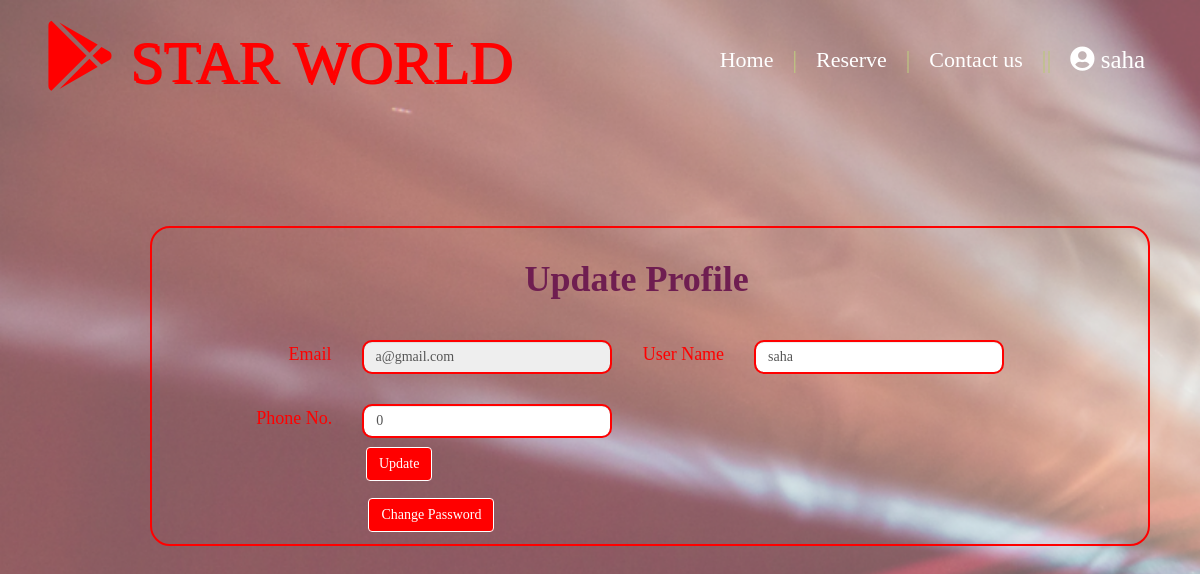
The page /profile.php (signed in) on the database its author committed.
### tables this page shows
CREATE TABLE `customer` (
  `id` int(50) NOT NULL,
  `email` varchar(50) NOT NULL,
  `phn_number` int(20) NOT NULL,
  `password` int(11) NOT NULL,
  `name` varchar(50) NOT NULL,
  `status` varchar(1000) NOT NULL DEFAULT '0',
  `switch` varchar(50) NOT NULL DEFAULT '0'
);

### profile.php (the view, shortened to what this page needs)
<?php
$customer_id=$_SESSION['id'];
$connection=mysqli_connect("localhost" , "root" , "" , "theater");
$query="select * from customer where id='$customer_id' ";
$query1=mysqli_query($connection,$query);
while($row=mysqli_fetch_array($query1))
{
	$email=$row['email'];
	$phone=$row['phn_number'];
	$name=$row['name'];
}
?>
<!DOCTYPE html>
<html>
<head>
    <link rel="stylesheet" href="https://cdnjs.cloudflare.com/ajax/libs/font-awesome/4.7.0/css/font-awesome.min.css">
    <link rel="stylesheet" href="https://maxcdn.bootstrapcdn.com/bootstrap/4.5.2/css/bootstrap.min.css">
	<link rel="stylesheet" href="https://cdnjs.cloudflare.com/ajax/libs/font-awesome/4.7.0/css/font-awesome.min.css">
	<link rel="stylesheet" href="https://use.fontawesome.com/releases/v5.15.4/css/all.css">
	<link rel="stylesheet" href="https://maxcdn.bootstrapcdn.com/bootstrap/3.3.7/css/bootstrap.min.css">
<head>
<body>
<div class="container">
 <div class="row">
	     <div class="col-sm-7">
		     <div class="summit">
		     <i  class="fab fa-google-play" ></i><span class="logo-text">&nbspSTAR WORLD</span>
		 </div>
		 </div>
 <div class="col-sm-5">
    <div class="navbar">
     <a class="menu" href="http://localhost/reservation/welcome.php">Home </a> |
     <a class="menu" href="http://localhost/reservation/reserve.php">Reserve </a>|
     <a class="menu" href="http://localhost/reservation/contact.php">Contact us</a>||
	 <div class="dropdown">
	 <i class="fas fa-user-circle"></i>&nbsp<?php echo $_SESSION['name'];?>
	 </div>
	</div>
</div>
</div>
</div>
<div class="card-body">
<form action="profile_update.php" method="POST">
<h1 class="head"><b>Update Profile</b></h1><br>
<span class="span1"><div class="form-group row">
<label for="email" class="col-md-5 col-form-label text-md-right"><b><h4>Email</h4></b></label>
<div class="col-md-7">
<input type="text"    placeholder="Enter Hare ..." class="form-control" name="email"  value="<?php echo $email ?>"  required disabled>
</div>
</div></span>
<span class="span2"><div class="form-group row">
<label for="name" class="col-md-5 col-form-label text-md-right"><b><h4>User Name</h4></b></label>
<div class="col-md-7">
<input type="text"    placeholder="Enter Hare ..." class="form-control" name="name"  value="<?php echo $name ?>"  required>
</div>
</div></span>
<span class="span3"><div class="form-group row">
<label for="phone" class="col-md-5 col-form-label text-md-right"><b><h4>Phone No.</h4></b></label>
<div class="col-md-7">
<input type="text"    placeholder="Enter Hare ..." class="form-control" name="phone"  value="<?php echo $phone ?>"  required>
</div>
</div></span>
<span class="span7"><div class="form-group row mb-0">
 <div class="col-md-6 offset-md-4">
<button type="submit" name="submit" class="btn btn-primary" >
Update
</button>
</div>
</div></span>
</form>
<form action="" method="POST">
<span class="span8"><div class="form-group row mb-0">
 <div class="col-md-6 offset-md-4">
<button type="submit" name="submit1" value="1" class="btn btn-primary" >
Change Password
</button>
</div>
</div></span>
</form>

### profile.php (style rules this page uses)
body { background-image: url("theater2.png"); font-family:Times, "Times New Roman", Georgia, serif;) background-size: cover; background-repeat:No-repeat; overflow:auto; -webkit-background-size: cover; -moz-background-size: cover; -o-background-size: cover; height:1200px; font-family:Times, "Times New Roman", Georgia, serif; }
.summit { margin-right:-30px; padding-top:20px; }
.navbar { background-color: none; color:#BDC581; margin-top:15px; margin-left:-20px; }
.menu { color:white; float: left; font-size: 18px; text-align: center; padding: 0px 0px; text-decoration: none; font-size:22px; }
.col-sm-5 { margin-left:00px; padding-top:20px; }
.fa-google-play { font-size:70px; color:red; }
.logo-text { color:red; font-size:60px; text-shadow: 2px 2px; padding-bottom:20px; }
.card-body { color:red; margin-top:30px; margin-left:150px; width:1000px; border:2px solid red; margin-top:120px; border-radius:20px; }
.btn-primary { background-color:red; color:white; border:1px solid white; margin-left:-130px; }
.form-control { margin-top:10px; border:2px solid red; border-radius:10px; width:250px; }
.row { font-size:25px; }
.span1 { display:inline-block; margin-left:50px; }
.span2 { display:inline-block; margin-left:50px; }
.span3 { display:inline-block; margin-left:37px; }
.span7 { display:inline-block; margin-left:-75px; }
.span8 { display:inline-block; margin-left:324px; }
.head { margin-left:360px; color:#6F1E51; }
.dropdown { color:white; float: left; margin-right:-20px; }

### rows shown on the page
customer: email "a@gmail.com", name "saha", phone "0"

### other values the page prints
$_SESSION['name'] "saha"
